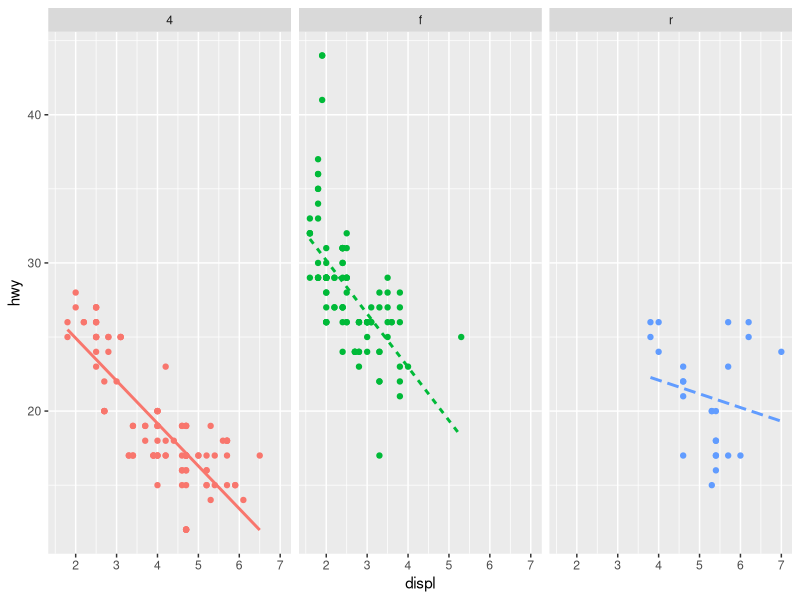
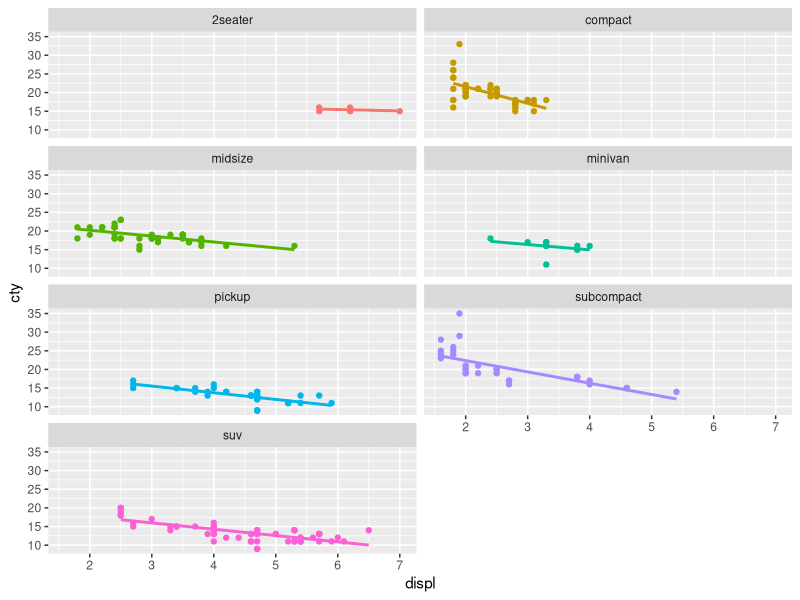

Reproduce these figures in R, in order.
## ---- chunk 1
knitr::opts_chunk$set(echo = TRUE,
                      warning = FALSE,
                      message = FALSE)
library(tidyverse)
## ---- chunk 2
ggplot(data = mpg, mapping = aes(x = displ, y = hwy, color = drv)) +
  geom_point(show.legend = FALSE) +
  geom_smooth(mapping = aes(linetype = drv), method = "lm", se = FALSE, show.legend = FALSE) +
  facet_wrap(vars(drv))
## ---- chunk 3
ggplot(data = mpg, mapping = aes(x = displ, y = cty, color = class)) +
  geom_point(show.legend = FALSE) +
  geom_smooth(method = "lm", se = FALSE, show.legend = FALSE) +
  facet_wrap(vars(class), ncol = 2)
